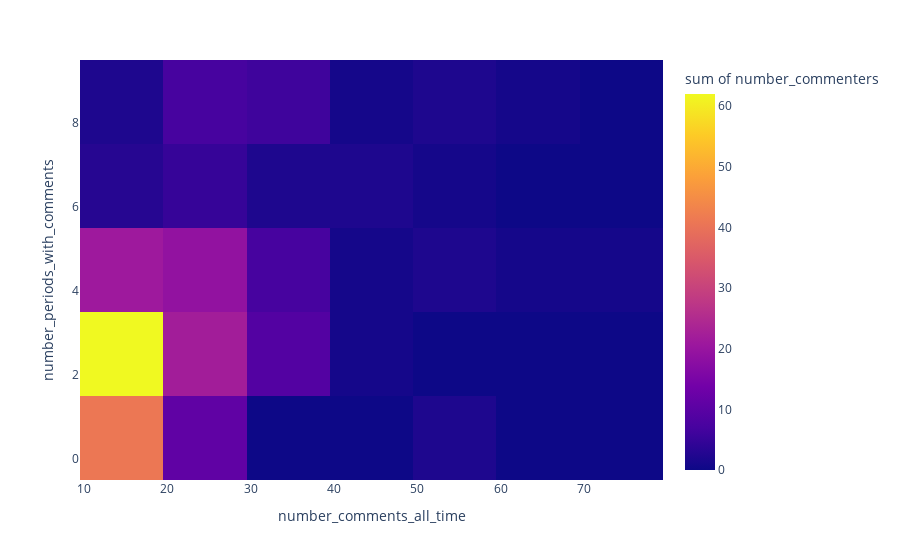

Notebook code cell kept with this figure:
### Code cell
# suspicious_commenters.group_by(['number_comments_all_time', 'number_periods_with_comments']).agg(
#     pl.len().alias('number_commenters')
# ).sort('number_periods_with_comments')
# fig  = px.scatter(
#     suspicious_commenters.filter(pl.col('number_comments_all_time') < 60)
#     , x = 'number_comments_all_time', y = 'number_periods_with_comments',
#     width=800, height=400, title="scatter plot of number of comments vs number of periods with comments")
# fig.update_traces(marker=dict(size=4))
# fig.show()

fig = px.density_heatmap(suspicious_commenters.group_by(['number_comments_all_time', 'number_periods_with_comments']).agg(
    pl.len().alias('number_commenters')
).sort('number_periods_with_comments').filter(pl.col('number_periods_with_comments') < 10), x="number_comments_all_time", y="number_periods_with_comments", z="number_commenters")
fig.show()

### Figure 1 — Plotly figure (JSON) as saved in the notebook; plotly's stock layout.template omitted (floating-point values rounded to 4 significant figures)
{"data": [{"coloraxis": "coloraxis", "histfunc": "sum", "hovertemplate": "number_comments_all_time=%{x}<br>number_periods_with_comments=%{y}<br>sum of number_commenters=%{z}<extra></extra>", "name": "", "type": "histogram2d", "x": [13, 10, 11, 24, 57, 16, 23, 25, 18, 22, 55, 21, 12, 15, 19, 27, 17, 14, 26, 20, 19, 22, 13, 28, 25, 24, 16, 20, 12, 11, 31, 14, 27, 26, 17, 36, 33, 35, 34, 23, 15, 29, 18, 41, 16, 17, 15, 13, 19, 36, 22, 14, 37, 18, 26, 30, 29, 12, 28, 14, 17, 27, 22, 35, 16, 23, 56, 19, 18, 13, 58, 30, 25, 72, 61, 28, 21, 34, 24, 20, 15, 17, 29, 43, 25, 32, 14, 21, 23, 16, 18, 19, 38, 27, 15, 20, 26, 32, 24, 16, 46, 17, 34, 23, 58, 20, 48, 17, 51, 28, 33, 39, 25, 19, 21, 50, 28, 39, 25, 19, 65, 34, 48], "xaxis": "x", "xbingroup": "x", "y": [1, 1, 1, 1, 1, 1, 1, 1, 1, 1, 1, 1, 1, 1, 1, 1, 1, 1, 1, 1, 2, 2, 2, 2, 2, 2, 2, 2, 2, 2, 2, 2, 2, 2, 2, 2, 2, 2, 2, 2, 2, 2, 2, 3, 3, 3, 3, 3, 3, 3, 3, 3, 3, 3, 3, 3, 3, 3, 3, 4, 4, 4, 4, 4, 4, 4, 4, 4, 4, 4, 4, 4, 4, 4, 4, 4, 4, 4, 4, 4, 4, 5, 5, 5, 5, 5, 5, 5, 5, 5, 5, 5, 5, 5, 5, 5, 6, 6, 6, 6, 6, 6, 6, 7, 7, 7, 7, 7, 8, 8, 8, 8, 8, 8, 8, 8, 9, 9, 9, 9, 9, 9, 9], "yaxis": "y", "ybingroup": "y", "z": [6, 10, 8, 1, 1, 1, 1, 1, 3, 2, 1, 2, 7, 1, 1, 1, 1, 3, 1, 2, 5, 1, 6, 1, 1, 3, 3, 2, 6, 6, 1, 7, 1, 3, 3, 1, 2, 1, 1, 2, 3, 1, 2, 1, 2, 4, 2, 2, 3, 1, 2, 4, 1, 2, 1, 1, 2, 2, 2, 1, 2, 3, 1, 2, 2, 2, 1, 1, 2, 2, 1, 1, 1, 1, 1, 1, 1, 2, 1, 1, 2, 1, 1, 1, 1, 1, 2, 2, 1, 3, 1, 1, 1, 1, 1, 2, 1, 1, 1, 1, 1, 1, 1, 2, 1, 1, 1, 1, 1, 1, 1, 1, 1, 1, 2, 1, 1, 1, 2, 1, 1, 3, 1]}], "layout": {"coloraxis": {"colorbar": {"title": {"text": "sum of number_commenters"}}, "colorscale": [[0, "#0d0887"], [0.1111, "#46039f"], [0.2222, "#7201a8"], [0.3333, "#9c179e"], [0.4444, "#bd3786"], [0.5556, "#d8576b"], [0.6667, "#ed7953"], [0.7778, "#fb9f3a"], [0.8889, "#fdca26"], [1, "#f0f921"]]}, "legend": {"tracegroupgap": 0}, "margin": {"t": 60}, "xaxis": {"anchor": "y", "domain": [0, 1], "title": {"text": "number_comments_all_time"}}, "yaxis": {"anchor": "x", "domain": [0, 1], "title": {"text": "number_periods_with_comments"}}}}
